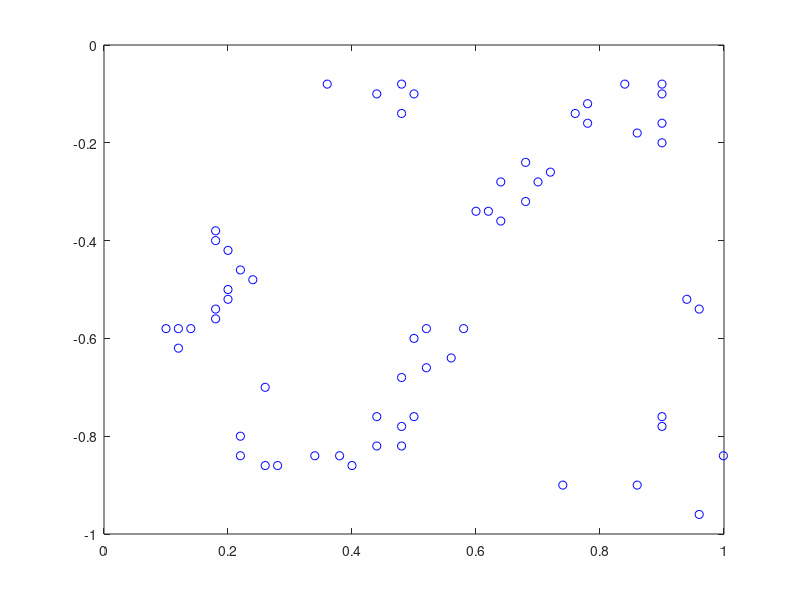

The MATLAB script that drew this image: (Note: this script raises an error after producing the figure.)
% Example of assessing complete spatial randomness (CSR) using the Clark-Evans
% index
% 
% -----Author:-----
% by David L. Jones, Jan-2016
%
% This file is part of the 'FATHOM TOOLBOX FOR MATLAB' and
% is released under the GNU General Public License, version 2.

% Load California Redwood data:
Y = load('redwood.dat');
Y = -Y; % reverse the sign

% Plot the data:
figure;
plot(Y(:,1),Y(:,2),'bo');

% Test the null hypothesis that the redwood tree spatially distributed according
% to a random model.
% 
result = f_clarkEvans(Y,1000,1,1)
% 
% ==================================================
%       Clark-Evans - Complete Spatial Randomness:
% --------------------------------------------------
% CE index = 0.7839  p =  0.00100 
% Z stat   = -3.2548  p =  0.00057 
% No. of permutations = 1000 
% --------------------------------------------------
% 
% Based on the p-values for both the CE index and Z-stat, we reject the null
% hypothesis of complete spatial randomness for these data (at alpha = 0.05).
% Since CE < 1, we conclude these data exhibit a significant aggregated pattern.
